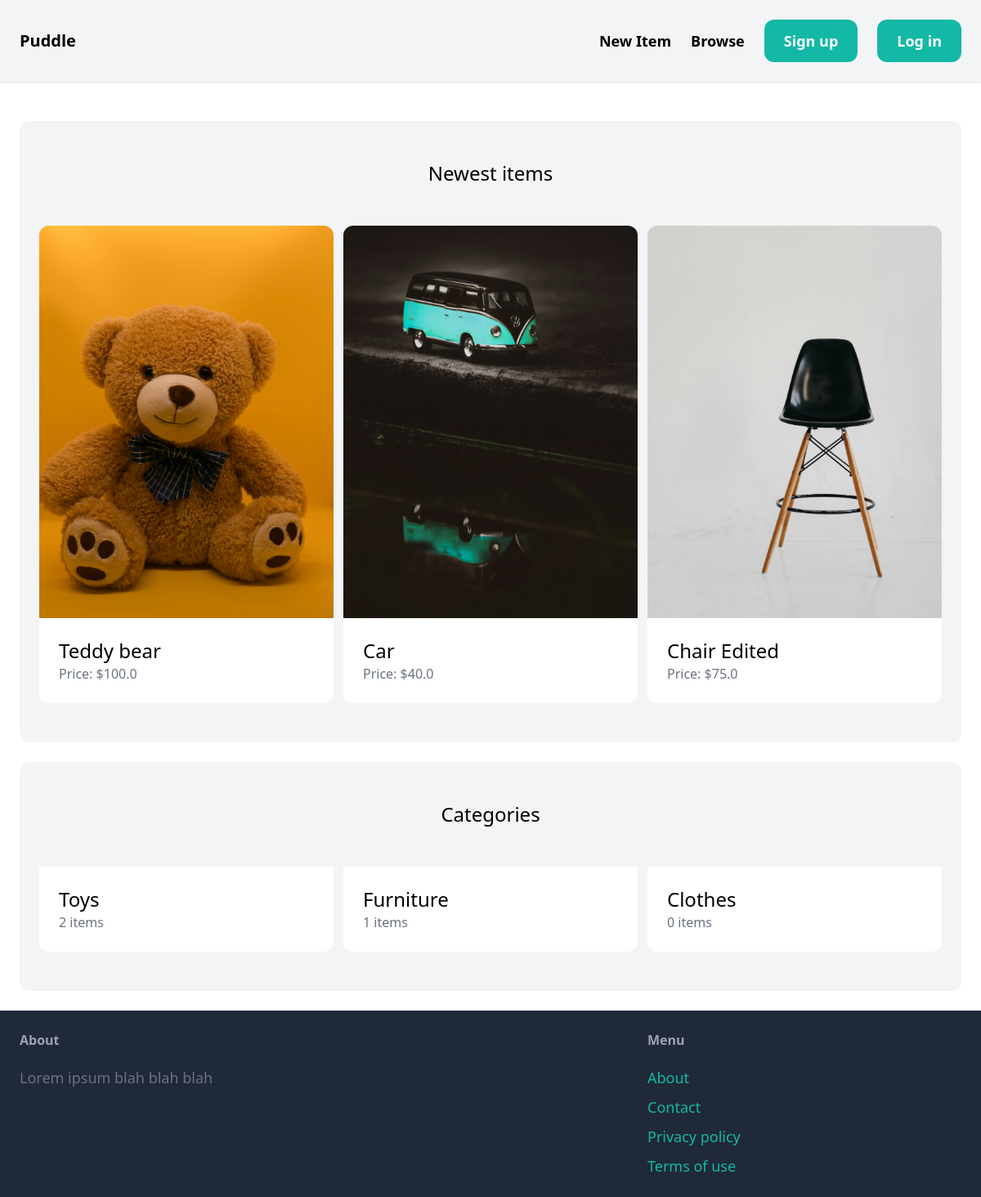
The page / on the database its author committed.
### item/models.py (models this page shows, shortened)
class Item(models.Model):
    category = models.ForeignKey(Category, related_name='items', on_delete=models.CASCADE)
    name = models.CharField(max_length=255)
    description = models.TextField(blank=True, null=True)
    price = models.FloatField()
    image = models.ImageField(upload_to='item_images', blank=True, null=True)
    is_sold = models.BooleanField(default=False)
    created_by = models.ForeignKey(User, related_name='items', on_delete=models.CASCADE)
    created_at = models.DateTimeField(auto_now_add=True)

class Category(models.Model):
    ordering = ('name',)
    name = models.CharField(max_length=255)
    class Meta:
        verbose_name_plural = "Categories"

### core/views.py (the view)
# urls.py: path('', views.index, name='index'),
def index(request):
    items = Item.objects.filter(is_sold=False)[0:6]
    categories = Category.objects.all()
    return render(request, 'core/index.html', {
        'categories': categories,
        'items': items,
    })

### core/templates/core/index.html (shortened to what this page needs)
{% extends 'core/base.html' %}
{% block content%}
<div class="mt-6 px-6 py-12 bg-gray-100 rounded-xl">
    <h2 class="mb-12 text-2xl text-center">Newest items</h2>
    <div class="grid grid-cols-3 gap-3">
        {% for item in items %}
            <div>
                <a href="{% url 'item:detail' item.id %}" target="_blank">
                    <div >
                        <img src="{{ item.image.url }}" class="rounded-t-xl">
                    </div>
                    <div class="p-6 bg-white rounded-b-xl">
                        <h2 class="text-2xl">{{ item.name }}</h2>
                        <p class="text-gray-500">Price: ${{ item.price }}</p>
                    </div>
                </a>
            </div>
        {% endfor %}
    </div>
</div>
<div class="mt-6 px-6 py-12 bg-gray-100 rounded-xl">
    <h2 class="mb-12 text-2xl text-center">Categories</h2>
    <div class="grid grid-cols-3 gap-3">
        {% for category in categories %}
            <div>
                <a href="#">
                    <div class="p-6 bg-white rounded-b-xl">
                        <h2 class="text-2xl">{{ category.name }}</h2>
                        <p class="text-gray-500">{{ category.items.count }} items</p>
                    </div>
                </a>
            </div>
        {% endfor %}
    </div>
</div>
{% endblock %}

### rows shown on the page
Item: image (picture), name "Teddy bear", price "100.0"
Item: image (picture), name "Car", price "40.0"
Item: image (picture), name "Chair Edited", price "75.0"
Category: name "Toys", items.count "2"
Category: name "Furniture", items.count "1"
Category: name "Clothes", items.count "0"
